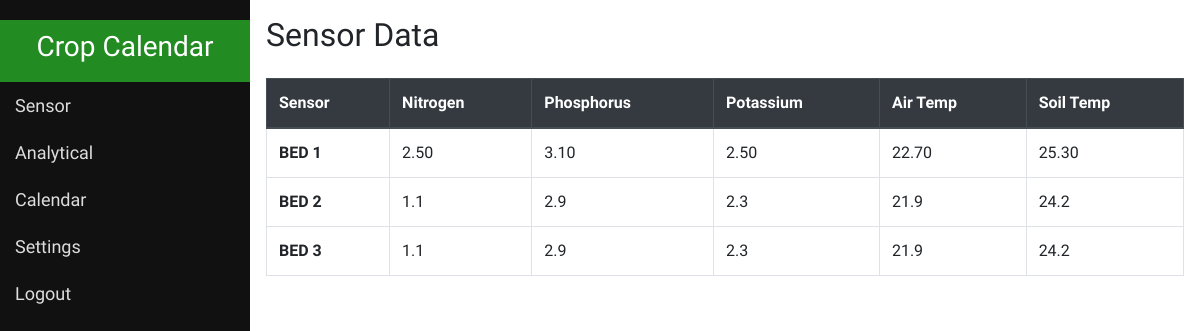
Page /sensor.php on the committed database.
### tables this page shows
CREATE TABLE `rawsensor1` (
  `id` int(11) NOT NULL,
  `nitrogen` decimal(10,2) DEFAULT NULL,
  `potassium` decimal(10,2) DEFAULT NULL,
  `phosphorus` decimal(10,2) DEFAULT NULL,
  `soil_temperature` decimal(10,2) DEFAULT NULL,
  `air_temp` decimal(10,2) DEFAULT NULL,
  `reading_time` timestamp NOT NULL DEFAULT current_timestamp() ON UPDATE current_timestamp()
);

CREATE TABLE `rawsensor2` (
  `id` int(11) NOT NULL,
  `nitrogen` float DEFAULT NULL,
  `potassium` float DEFAULT NULL,
  `phosphorus` float DEFAULT NULL,
  `soil_temperature` float DEFAULT NULL,
  `air_temp` float DEFAULT NULL,
  `reading_time` timestamp NOT NULL DEFAULT current_timestamp()
);

CREATE TABLE `rawsensor3` (
  `id` int(11) NOT NULL,
  `nitrogen` float DEFAULT NULL,
  `potassium` float DEFAULT NULL,
  `phosphorus` float DEFAULT NULL,
  `soil_temperature` float DEFAULT NULL,
  `air_temp` float DEFAULT NULL,
  `reading_time` timestamp NOT NULL DEFAULT current_timestamp()
);

### sensor.php (the view, shortened to what this page needs)
<?php
require_once 'config.php';
function getLatestSensorData() {
    global $link;
    $sensorData = [];
    for ($sensorId = 1; $sensorId <= 3; $sensorId++) {
        $sql = "SELECT * FROM `rawsensor{$sensorId}` ORDER BY `reading_time` DESC LIMIT 1";
        $result = mysqli_query($link, $sql);
        if ($result) {
            $sensorData[$sensorId] = mysqli_fetch_assoc($result);
        } else {
            $sensorData[$sensorId] = null;
        }
    }
    return $sensorData;
}
$allSensorData = getLatestSensorData();
?>
<!DOCTYPE html>
<html lang="en">
<head>
  <link rel="stylesheet" href="https://stackpath.bootstrapcdn.com/bootstrap/4.3.1/css/bootstrap.min.css">
  <link rel="stylesheet" href="./css/main.css">
</head>
<body style="background-image: url('./image/b1.jpg'); background-size: contain; background-position: center;">
<?php include 'sidebar.php'; ?>
<div class="main-content">
    <h2 class="mb-4">Sensor Data</h2>
    <table class="table table-bordered">
        <thead class="thead-dark">
            <tr>
                <th scope="col">Sensor</th>
                <th scope="col">Nitrogen</th>
                <th scope="col">Phosphorus</th>
                <th scope="col">Potassium</th>
                <th scope="col">Air Temp</th>
                <th scope="col">Soil Temp</th>
            </tr>
        </thead>
        <tbody>
            <?php foreach ($allSensorData as $sensorId => $data): ?>
                <tr>
                    <th scope="row">BED <?php echo $sensorId; ?></th>
                    <td><?php echo $data ? htmlspecialchars($data['nitrogen']) : 'N/A'; ?></td>
                    <td><?php echo $data ? htmlspecialchars($data['phosphorus']) : 'N/A'; ?></td>
                    <td><?php echo $data ? htmlspecialchars($data['potassium']) : 'N/A'; ?></td>
                    <td><?php echo $data ? htmlspecialchars($data['air_temp']) : 'N/A'; ?></td>
                    <td><?php echo $data ? htmlspecialchars($data['soil_temperature']) : 'N/A'; ?></td>
                </tr>
            <?php endforeach; ?>
        </tbody>
    </table>
</div>
</body>
</html>

### sidebar.php (shortened to what this page needs)
<div id="sidebar" class="sidebar">
    <div class="sidebar-header">
        <h3>Crop Calendar</h3>
    </div>
    <ul class="sidebar-menu">
        <li><a href="sensor.php">Sensor</a></li>
        <li><a href="analytical.php">Analytical</a></li>
        <li><a href="troubleshoot/calendar.php">Calendar</a></li>
        <li><a href="deploy.php">Settings</a></li>
        <li><a href="logout.php">Logout</a></li>
    </ul>
</div>

### css/main.css (style rules this page uses)
body { font-family: "Barlow Semi Condensed", sans-serif; }

### sidebar.php (style rules this page uses)
.sidebar { height: 100%; width: 250px; position: fixed; left: 0; top: 0; z-index: 1; background-color: #111; overflow-x: hidden; padding-top: 20px; }
.sidebar-header { padding: 10px; background: forestgreen; color: white; text-align: center; }
.sidebar-menu { list-style-type: none; padding: 0; }
.sidebar-menu li a { padding: 10px 15px; text-decoration: none; font-size: 18px; color: #ddd; display: block; }

### sensor.php (style rules this page uses)
.main-content { margin-left: 250px; padding: 1em; }

### rows in the picture
rawsensor1: sensorId "1", nitrogen "2.50", phosphorus "3.10", potassium "2.50", air_temp "22.70", soil_temperature "25.30"
rawsensor2: sensorId "2", nitrogen "1.1", phosphorus "2.9", potassium "2.3", air_temp "21.9", soil_temperature "24.2"
rawsensor3: sensorId "3", nitrogen "1.1", phosphorus "2.9", potassium "2.3", air_temp "21.9", soil_temperature "24.2"
